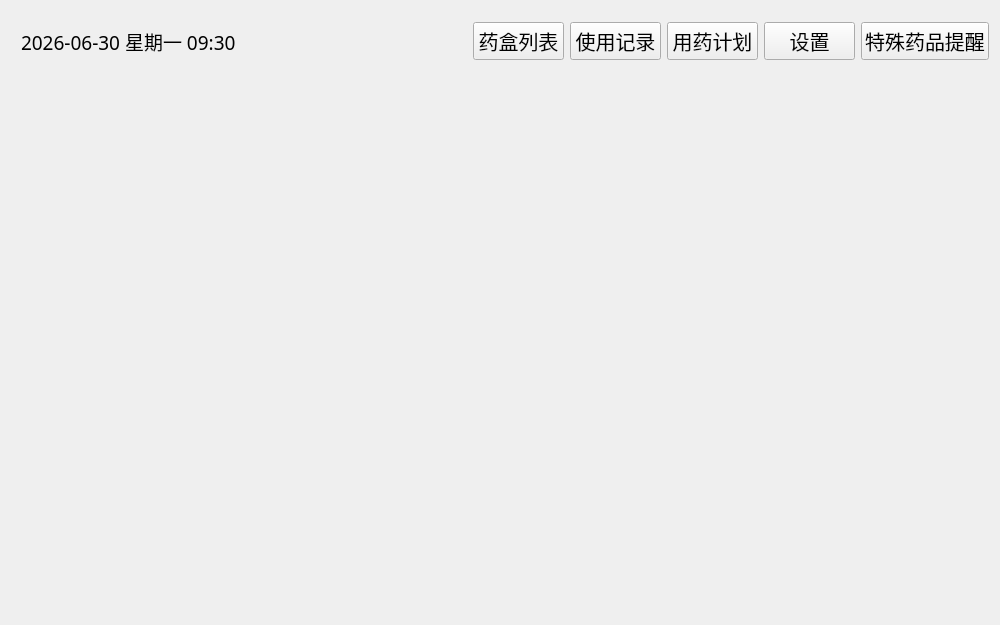
<?xml version="1.0" encoding="UTF-8"?>
<ui version="4.0">
 <class>main_page</class>
 <widget class="QWidget" name="main_page">
  <property name="geometry">
   <rect>
    <x>0</x>
    <y>0</y>
    <width>1000</width>
    <height>625</height>
   </rect>
  </property>
  <property name="windowTitle">
   <string>Form</string>
  </property>
  <layout class="QVBoxLayout" name="verticalLayout" stretch="1,9">
   <item>
    <widget class="QWidget" name="widget" native="true">
     <layout class="QHBoxLayout" name="horizontalLayout" stretch="3,2,1,1,1,1,1">
      <property name="leftMargin">
       <number>0</number>
      </property>
      <property name="topMargin">
       <number>0</number>
      </property>
      <property name="rightMargin">
       <number>0</number>
      </property>
      <property name="bottomMargin">
       <number>0</number>
      </property>
      <item>
       <widget class="QLabel" name="main_time">
        <property name="font">
         <font>
          <family>微软雅黑</family>
          <pointsize>14</pointsize>
          <bold>false</bold>
         </font>
        </property>
        <property name="text">
         <string>2026-06-30 星期一 09:30</string>
        </property>
        <property name="alignment">
         <set>Qt::AlignLeading|Qt::AlignLeft|Qt::AlignVCenter</set>
        </property>
        <property name="wordWrap">
         <bool>false</bool>
        </property>
        <property name="indent">
         <number>10</number>
        </property>
       </widget>
      </item>
      <item>
       <spacer name="horizontalSpacer_4">
        <property name="orientation">
         <enum>Qt::Horizontal</enum>
        </property>
        <property name="sizeHint" stdset="0">
         <size>
          <width>40</width>
          <height>20</height>
         </size>
        </property>
       </spacer>
      </item>
      <item>
       <widget class="QPushButton" name="med_list">
        <property name="sizePolicy">
         <sizepolicy hsizetype="Minimum" vsizetype="Fixed">
          <horstretch>0</horstretch>
          <verstretch>0</verstretch>
         </sizepolicy>
        </property>
        <property name="font">
         <font>
          <family>微软雅黑</family>
          <pointsize>15</pointsize>
          <bold>false</bold>
         </font>
        </property>
        <property name="text">
         <string>药盒列表</string>
        </property>
       </widget>
      </item>
      <item>
       <widget class="QPushButton" name="use_record">
        <property name="font">
         <font>
          <family>微软雅黑</family>
          <pointsize>15</pointsize>
         </font>
        </property>
        <property name="text">
         <string>使用记录</string>
        </property>
       </widget>
      </item>
      <item>
       <widget class="QPushButton" name="med_plan">
        <property name="font">
         <font>
          <family>微软雅黑</family>
          <pointsize>15</pointsize>
         </font>
        </property>
        <property name="text">
         <string>用药计划</string>
        </property>
       </widget>
      </item>
      <item>
       <widget class="QPushButton" name="settings">
        <property name="font">
         <font>
          <family>微软雅黑</family>
          <pointsize>15</pointsize>
         </font>
        </property>
        <property name="text">
         <string>设置</string>
        </property>
       </widget>
      </item>
      <item>
       <widget class="QPushButton" name="special_med">
        <property name="font">
         <font>
          <family>微软雅黑</family>
          <pointsize>15</pointsize>
         </font>
        </property>
        <property name="text">
         <string>特殊药品提醒</string>
        </property>
       </widget>
      </item>
     </layout>
    </widget>
   </item>
   <item>
    <widget class="QWidget" name="widget_2" native="true">
     <layout class="QHBoxLayout" name="horizontalLayout_2" stretch="2,3,2,3,2">
      <property name="leftMargin">
       <number>0</number>
      </property>
      <property name="topMargin">
       <number>0</number>
      </property>
      <property name="rightMargin">
       <number>0</number>
      </property>
      <property name="bottomMargin">
       <number>0</number>
      </property>
      <item>
       <spacer name="horizontalSpacer">
        <property name="orientation">
         <enum>Qt::Horizontal</enum>
        </property>
        <property name="sizeHint" stdset="0">
         <size>
          <width>159</width>
          <height>20</height>
         </size>
        </property>
       </spacer>
      </item>
      <item>
       <widget class="QWidget" name="widget_3" native="true">
        <layout class="QVBoxLayout" name="verticalLayout_2" stretch="2,3,2">
         <item>
          <spacer name="verticalSpacer">
           <property name="orientation">
            <enum>Qt::Vertical</enum>
           </property>
           <property name="sizeHint" stdset="0">
            <size>
             <width>20</width>
             <height>148</height>
            </size>
           </property>
          </spacer>
         </item>
         <item>
          <widget class="QPushButton" name="main_store">
           <property name="sizePolicy">
            <sizepolicy hsizetype="Preferred" vsizetype="Preferred">
             <horstretch>0</horstretch>
             <verstretch>0</verstretch>
            </sizepolicy>
           </property>
           <property name="autoFillBackground">
            <bool>false</bool>
           </property>
           <property name="styleSheet">
            <string notr="true">QPushButton#main_store
{
    border-radius: 50%; 
	
	border-image: url(:/images/main_store.png);
}
</string>
           </property>
           <property name="text">
            <string/>
           </property>
           <property name="iconSize">
            <size>
             <width>222</width>
             <height>222</height>
            </size>
           </property>
           <property name="autoRepeat">
            <bool>false</bool>
           </property>
          </widget>
         </item>
         <item>
          <spacer name="verticalSpacer_2">
           <property name="orientation">
            <enum>Qt::Vertical</enum>
           </property>
           <property name="sizeHint" stdset="0">
            <size>
             <width>20</width>
             <height>148</height>
            </size>
           </property>
          </spacer>
         </item>
        </layout>
       </widget>
      </item>
      <item>
       <spacer name="horizontalSpacer_2">
        <property name="orientation">
         <enum>Qt::Horizontal</enum>
        </property>
        <property name="sizeHint" stdset="0">
         <size>
          <width>159</width>
          <height>20</height>
         </size>
        </property>
       </spacer>
      </item>
      <item>
       <widget class="QWidget" name="widget_4" native="true">
        <layout class="QVBoxLayout" name="verticalLayout_3" stretch="2,3,2">
         <item>
          <spacer name="verticalSpacer_3">
           <property name="orientation">
            <enum>Qt::Vertical</enum>
           </property>
           <property name="sizeHint" stdset="0">
            <size>
             <width>20</width>
             <height>148</height>
            </size>
           </property>
          </spacer>
         </item>
         <item>
          <widget class="QPushButton" name="main_fetch">
           <property name="sizePolicy">
            <sizepolicy hsizetype="Preferred" vsizetype="Preferred">
             <horstretch>0</horstretch>
             <verstretch>0</verstretch>
            </sizepolicy>
           </property>
           <property name="styleSheet">
            <string notr="true">#main_fetch
{
    border-radius: 50%;  
	
	border-image: url(:/images/main_fetch.png);
}
</string>
           </property>
           <property name="text">
            <string/>
           </property>
           <property name="iconSize">
            <size>
             <width>222</width>
             <height>222</height>
            </size>
           </property>
          </widget>
         </item>
         <item>
          <spacer name="verticalSpacer_4">
           <property name="orientation">
            <enum>Qt::Vertical</enum>
           </property>
           <property name="sizeHint" stdset="0">
            <size>
             <width>20</width>
             <height>148</height>
            </size>
           </property>
          </spacer>
         </item>
        </layout>
       </widget>
      </item>
      <item>
       <spacer name="horizontalSpacer_3">
        <property name="orientation">
         <enum>Qt::Horizontal</enum>
        </property>
        <property name="sizeHint" stdset="0">
         <size>
          <width>159</width>
          <height>20</height>
         </size>
        </property>
       </spacer>
      </item>
     </layout>
    </widget>
   </item>
  </layout>
 </widget>
 <resources/>
 <connections/>
</ui>
